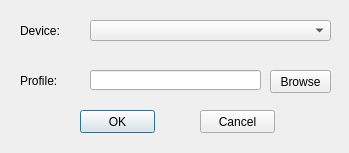
<?xml version="1.0" encoding="UTF-8"?>
<ui version="4.0">
 <class>ConfigureDialog</class>
 <widget class="QDialog" name="ConfigureDialog">
  <property name="enabled">
   <bool>true</bool>
  </property>
  <property name="geometry">
   <rect>
    <x>0</x>
    <y>0</y>
    <width>349</width>
    <height>153</height>
   </rect>
  </property>
  <property name="sizePolicy">
   <sizepolicy hsizetype="Fixed" vsizetype="Fixed">
    <horstretch>0</horstretch>
    <verstretch>0</verstretch>
   </sizepolicy>
  </property>
  <property name="minimumSize">
   <size>
    <width>349</width>
    <height>92</height>
   </size>
  </property>
  <property name="windowTitle">
   <string>Static DO - Configuration</string>
  </property>
  <property name="sizeGripEnabled">
   <bool>false</bool>
  </property>
  <widget class="QComboBox" name="cmbDevice">
   <property name="geometry">
    <rect>
     <x>90</x>
     <y>20</y>
     <width>241</width>
     <height>21</height>
    </rect>
   </property>
   <property name="sizePolicy">
    <sizepolicy hsizetype="Maximum" vsizetype="Fixed">
     <horstretch>0</horstretch>
     <verstretch>0</verstretch>
    </sizepolicy>
   </property>
   <property name="minimumSize">
    <size>
     <width>221</width>
     <height>21</height>
    </size>
   </property>
   <property name="layoutDirection">
    <enum>Qt::LeftToRight</enum>
   </property>
  </widget>
  <widget class="QLabel" name="lblDevice">
   <property name="geometry">
    <rect>
     <x>20</x>
     <y>20</y>
     <width>61</width>
     <height>22</height>
    </rect>
   </property>
   <property name="sizePolicy">
    <sizepolicy hsizetype="Fixed" vsizetype="Fixed">
     <horstretch>0</horstretch>
     <verstretch>0</verstretch>
    </sizepolicy>
   </property>
   <property name="minimumSize">
    <size>
     <width>51</width>
     <height>22</height>
    </size>
   </property>
   <property name="text">
    <string>Device:</string>
   </property>
   <property name="buddy">
    <cstring>cmbDevice</cstring>
   </property>
  </widget>
  <widget class="QPushButton" name="btnOK">
   <property name="geometry">
    <rect>
     <x>80</x>
     <y>110</y>
     <width>75</width>
     <height>23</height>
    </rect>
   </property>
   <property name="text">
    <string>OK</string>
   </property>
  </widget>
  <widget class="QPushButton" name="btnCancel">
   <property name="geometry">
    <rect>
     <x>200</x>
     <y>110</y>
     <width>75</width>
     <height>23</height>
    </rect>
   </property>
   <property name="text">
    <string>Cancel</string>
   </property>
   <property name="autoDefault">
    <bool>false</bool>
   </property>
  </widget>
  <widget class="QLabel" name="lblProfile">
   <property name="geometry">
    <rect>
     <x>20</x>
     <y>70</y>
     <width>61</width>
     <height>22</height>
    </rect>
   </property>
   <property name="sizePolicy">
    <sizepolicy hsizetype="Fixed" vsizetype="Fixed">
     <horstretch>0</horstretch>
     <verstretch>0</verstretch>
    </sizepolicy>
   </property>
   <property name="text">
    <string>Profile:</string>
   </property>
   <property name="buddy">
    <cstring>cmbDevice</cstring>
   </property>
  </widget>
  <widget class="QLineEdit" name="txtProfile">
   <property name="geometry">
    <rect>
     <x>90</x>
     <y>70</y>
     <width>171</width>
     <height>20</height>
    </rect>
   </property>
  </widget>
  <widget class="QPushButton" name="btnBrowse">
   <property name="geometry">
    <rect>
     <x>270</x>
     <y>70</y>
     <width>61</width>
     <height>23</height>
    </rect>
   </property>
   <property name="text">
    <string>Browse</string>
   </property>
  </widget>
 </widget>
 <tabstops>
  <tabstop>cmbDevice</tabstop>
  <tabstop>btnOK</tabstop>
  <tabstop>btnCancel</tabstop>
 </tabstops>
 <resources/>
 <connections/>
</ui>
